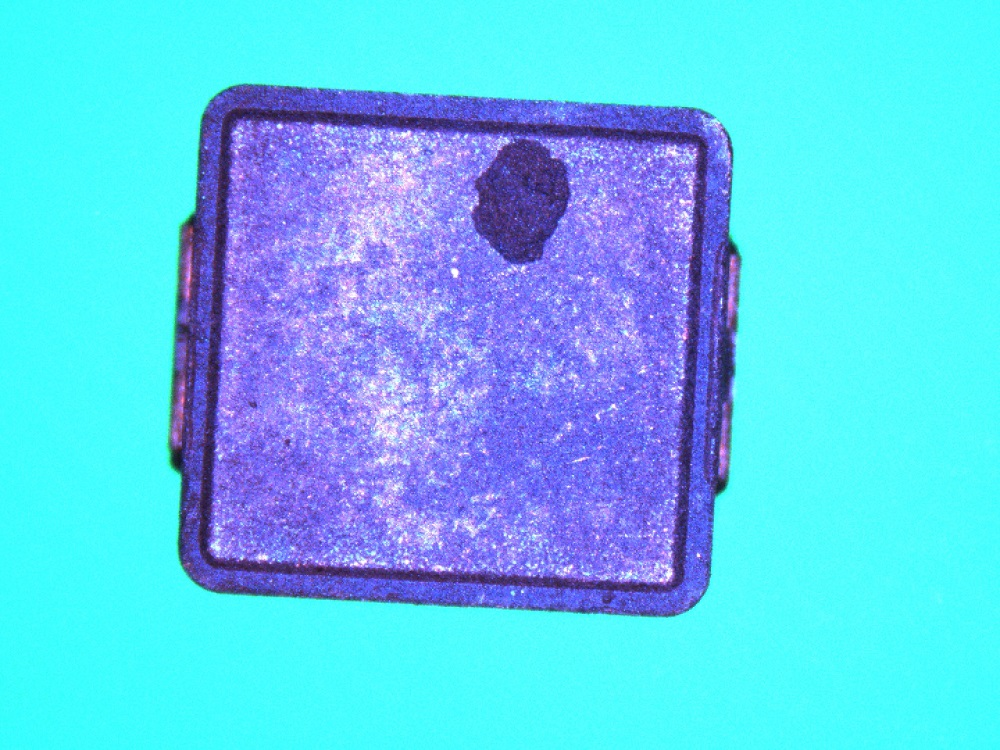
//> input picture 5.jpg, 1000 x 750 px
$ ./Main   (built with g++ and OpenCV 4)
//> lines starting //> are read from the running program, lines starting //| are printed output that depends on the picture; after the words box and inside, x2 and y2 are one past the last pixel; in counts of white or black regions, pixels touching at a corner belong together
#include <opencv2/opencv.hpp>
#include <iostream>
using namespace cv;
using namespace std;


//存储直线k和b
struct Line_kb
{
    float k;
    float b;
}above_line,below_line;

//最小二乘法拟合直线
void Regression(int startline, int endline,int (*above)[20],int (*below)[20])
{
    int i = 0;
    int sumlines = endline - startline;
    if (sumlines == 0) sumlines = 1;
    int sumX = 0;
    int sumY = 0;
    float averageX = 0;
    float averageY = 0;
    float sumUp = 0;
    float sumDown = 0;
    for (i = startline; i < endline; i++)
    {
        sumX += above[i][0];
        sumY += above[i][1];
    }
    if (sumlines != 0)
    {
        averageX = sumX / sumlines;     //x的平均值
        averageY = sumY / sumlines;     //y的平均值
    }
    else
    {
        averageX = 0;     //x的平均值
        averageY = 0;     //y的平均值
    }
    for (i = startline; i < endline; i++)
    {
        sumUp += (above[i][1] - averageY) * (above[i][0] - averageX);
        sumDown += (above[i][0] - averageX) * (above[i][0] - averageX);
    }
    if (sumDown == 0) above_line.k = 0;
    else above_line.k = sumUp / sumDown;
    above_line.b = averageY - above_line.k * averageX;

    sumX = 0;
    sumY = 0;
    averageX = 0;
    averageY = 0;
    sumUp = 0;
    sumDown = 0;
    for (i = startline; i < endline; i++)
    {
        sumX += below[i][0];
        sumY += below[i][1];
    }
    if (sumlines != 0)
    {
        averageX = sumX / sumlines;     //x的平均值
        averageY = sumY / sumlines;     //y的平均值
    }
    else
    {
        averageX = 0;     //x的平均值
        averageY = 0;     //y的平均值
    }
    for (i = startline; i < endline; i++)
    {
        sumUp += (below[i][1] - averageY) * (below[i][0] - averageX);
        sumDown += (below[i][0] - averageX) * (below[i][0] - averageX);
    }
    if (sumDown == 0) below_line.k = 0;
    else below_line.k = sumUp / sumDown;
    below_line.b = averageY - below_line.k * averageX;

}

void Length_Meature()
{
    Mat srcMat = cv::imread("D:/Code/C++/houghsp/5.jpg");
//> srcMat is the input picture: 750 rows x 1000 cols, CV_8UC3; mean B, G, R 241.1, 202.5, 94.3

    //判断图像读取是否成功
    if (srcMat.empty()) {
        std::cout << "failed to read image!:" << std::endl;
        return;
    }
    //定义图片容器
    Mat gryMat;
    Mat cannyMat;
    Mat linesp_Mat;

    int above_point[20][20];
    int below_point[20][20];
    int above_count = 0;
    int below_count = 0;

    //转化为灰度图
    cvtColor(srcMat, gryMat, COLOR_BGR2GRAY);
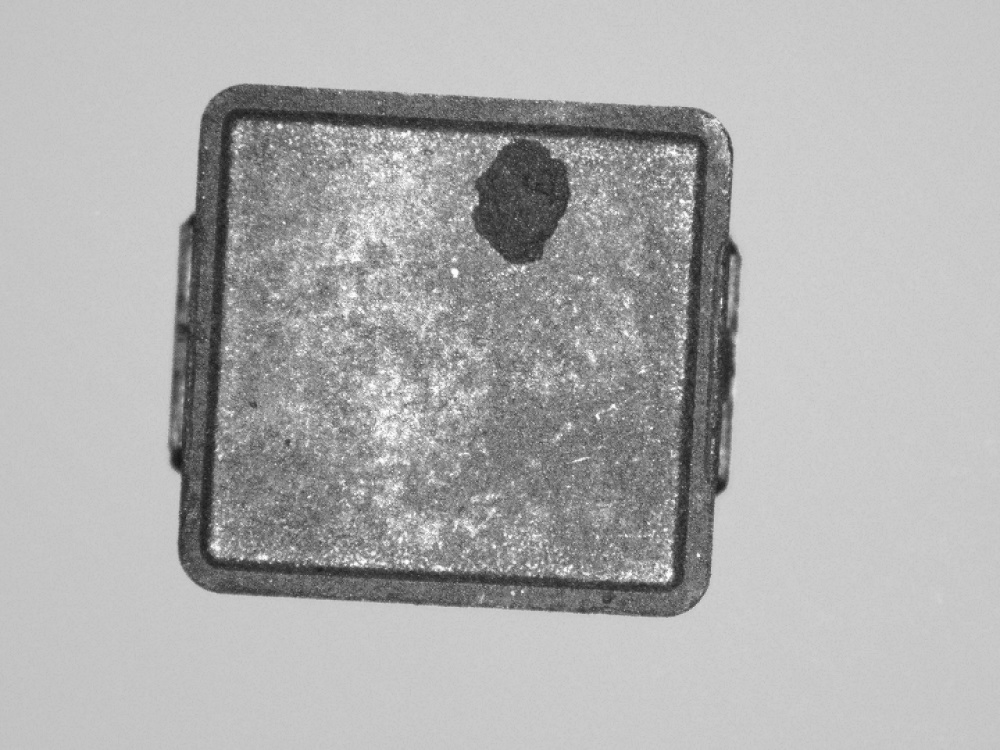
//> gryMat: 750 rows x 1000 cols, CV_8UC1; min 19, max 255, mean 174.6
    Canny(gryMat, cannyMat, 200, 230, 3);
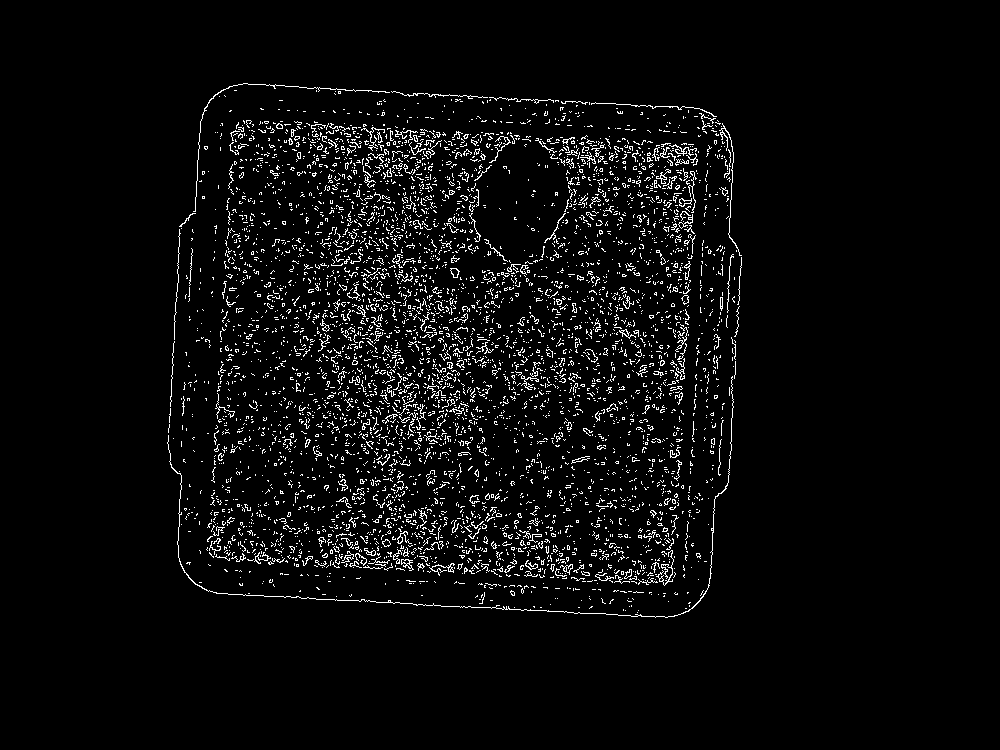
//> cannyMat: 750 rows x 1000 cols, CV_8UC1; 4.2% white in thin lines or dots, all inside (x1, y1, x2, y2) = (167, 83, 742, 618)

    //霍夫变换检测直线
    HoughLinesP(cannyMat, linesp_Mat, 1, CV_PI / 180, 250);
//> linesp_Mat = [[536, 610, 546, 610], [594, 613, 605, 613], [606, 614, 630, 615], [602, 103, 615, 103], [381, 602, 392, 602], [434, 605, 440, 605], [337, 89, 345, 89], [471, 607, 487, 607], [502, 98, 505, 98], [345, 90, 352, 90], [320, 88, 330, 88], [403, 603, 412, 603]]

    int heightsp = linesp_Mat.rows;
//> heightsp = 12
    int widthsp = linesp_Mat.cols;
//> widthsp = 1

    //记录直线上点的坐标
    for (int i = 0; i < heightsp; i++)
    {
        for (int j = 0; j < widthsp; j++)
        {
            Point p1, p2;
            p1.x = linesp_Mat.at<Vec4i>(i, j)[0];
            p1.y = linesp_Mat.at<Vec4i>(i, j)[1];
            p2.x = linesp_Mat.at<Vec4i>(i, j)[2];
            p2.y = linesp_Mat.at<Vec4i>(i, j)[3];
            if (p1.y < cannyMat.rows / 3
                && above_count < 18)// 图片上方直线检测并记录点
            {
                above_point[above_count][0] = p1.x;
                above_point[above_count][1] = p1.y;
                above_count++;
                above_point[above_count][0] = p2.x;
                above_point[above_count][1] = p2.y;
                above_count++;
            }
            else if (p1.y > cannyMat.rows * 2 / 3
                     && below_count < 18)// 工件下方直线检测并记录点
            {
                below_point[below_count][0] = p1.x;
                below_point[below_count][1] = p1.y;
                below_count++;
                below_point[below_count][0] = p2.x;
                below_point[below_count][1] = p2.y;
                below_count++;
            }
        }
    }
//> this loop made 12 passes
//> (above_count, below_count) on passes 1 to 12: (0, 2), (0, 4), (0, 6), (2, 6), (2, 8), (2, 10), (4, 10), (4, 12), (6, 12), (8, 12), (10, 12), (10, 14)
//> after the loop, above_count = 10; below_count = 14

    //最小二乘法拟合直线
    Regression(0, below_count <= above_count ? below_count : above_count,above_point,below_point);
//> in Regression, `int sumlines = endline - startline;`: sumlines = 10
//> the loop in Regression, `for (i = startline; i < endline; i++)` made 10 passes
//> after the loop in Regression, `for (i = startline; i < endline; i++)`: sumX = 4253; sumY = 936
//> in Regression, `averageX = sumX / sumlines;`: averageX = 425
//> in Regression, `averageY = sumY / sumlines;`: averageY = 93
//> the loop in Regression, `for (i = startline; i < endline; i++)` made 10 passes
//> (sumUp, sumDown) on passes 1 to 10: (1770, 31329), (3670, 67429), (4022, 75173), (4342, 81573), (4727, 87502), (5127, 93902), (5367, 100302), (5586, 105631), (6111, 116656), (6586, 125681)
//> after the loop in Regression, `for (i = startline; i < endline; i++)`: sumUp = 6586; sumDown = 125681
//> after the loop in Regression, `for (i = startline; i < endline; i++)`: sumX = 5164; sumY = 6089
//> in Regression, `averageX = sumX / sumlines;`: averageX = 516
//> in Regression, `averageY = sumY / sumlines;`: averageY = 608
//> the loop in Regression, `for (i = startline; i < endline; i++)` made 10 passes
//> (sumUp, sumDown) on passes 1 to 10: (40, 400), (100, 1300), (490, 7384), (935, 15305), (1475, 23405), (2273, 36401), (3083, 54626), (3827, 70002), (4073, 76726), (4301, 82502)
//> after the loop in Regression, `for (i = startline; i < endline; i++)`: sumUp = 4301; sumDown = 82502

    float average_k = above_line.k / 2 + below_line.k / 2;
    //作上面的线
    Point start_point;
    Point end_point;
    start_point.x = 15;
    start_point.y = 15 * average_k + above_line.b;
    end_point.x = srcMat.cols - 15;
//> end_point = Point(985, 0)
    end_point.y = (srcMat.cols - 15) * average_k + above_line.b;
//> end_point = Point(985, 122)
    cv::line(srcMat, start_point, end_point, cv::Scalar(0, 0, 255), 3);

    //作下面的线
    start_point.x = 15;
    start_point.y = 15 * average_k + below_line.b;
    end_point.x = srcMat.cols - 15;
    end_point.y = (srcMat.cols - 15) * average_k + below_line.b;
//> end_point = Point(985, 632)
    cv::line(srcMat, start_point, end_point, cv::Scalar(0, 0, 255), 3);
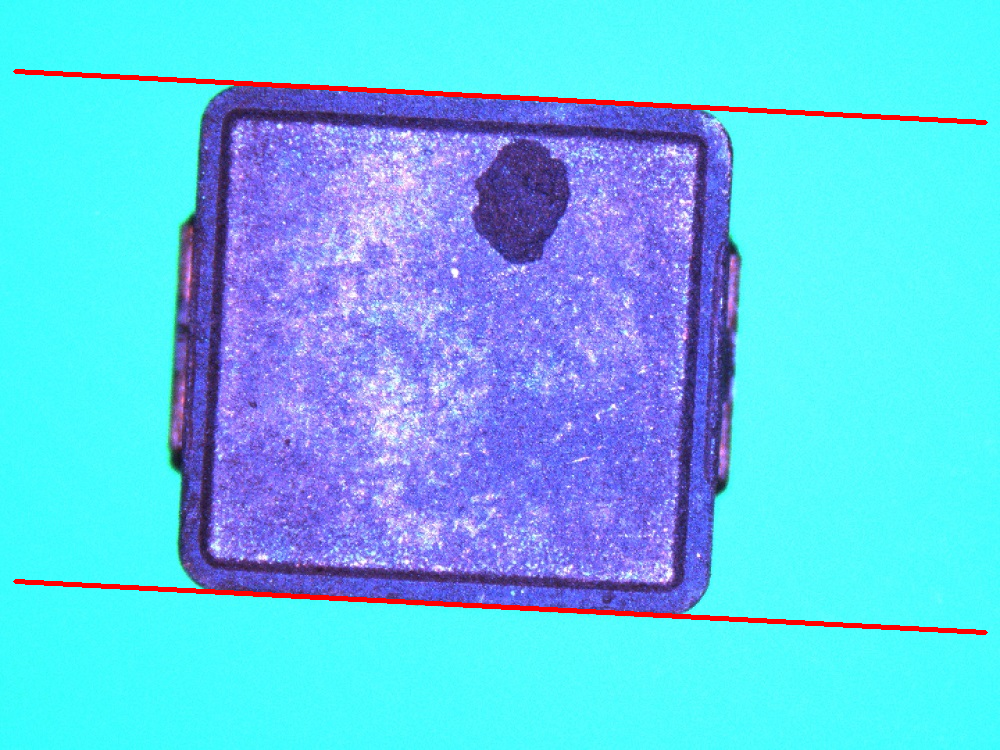
//> srcMat: 750 rows x 1000 cols, CV_8UC3; mean B, G, R 238.1, 199.8, 96.6

    int length = 0;
    length = abs(below_line.b - above_line.b) / (sqrtf(average_k * average_k + 1 * 1));
    cout << "工件的宽度为" << length <<"像素" << endl;
    imshow("srcMat", srcMat);
    waitKey(0);
}

int main()
{
    Length_Meature();
    return 0;
}
